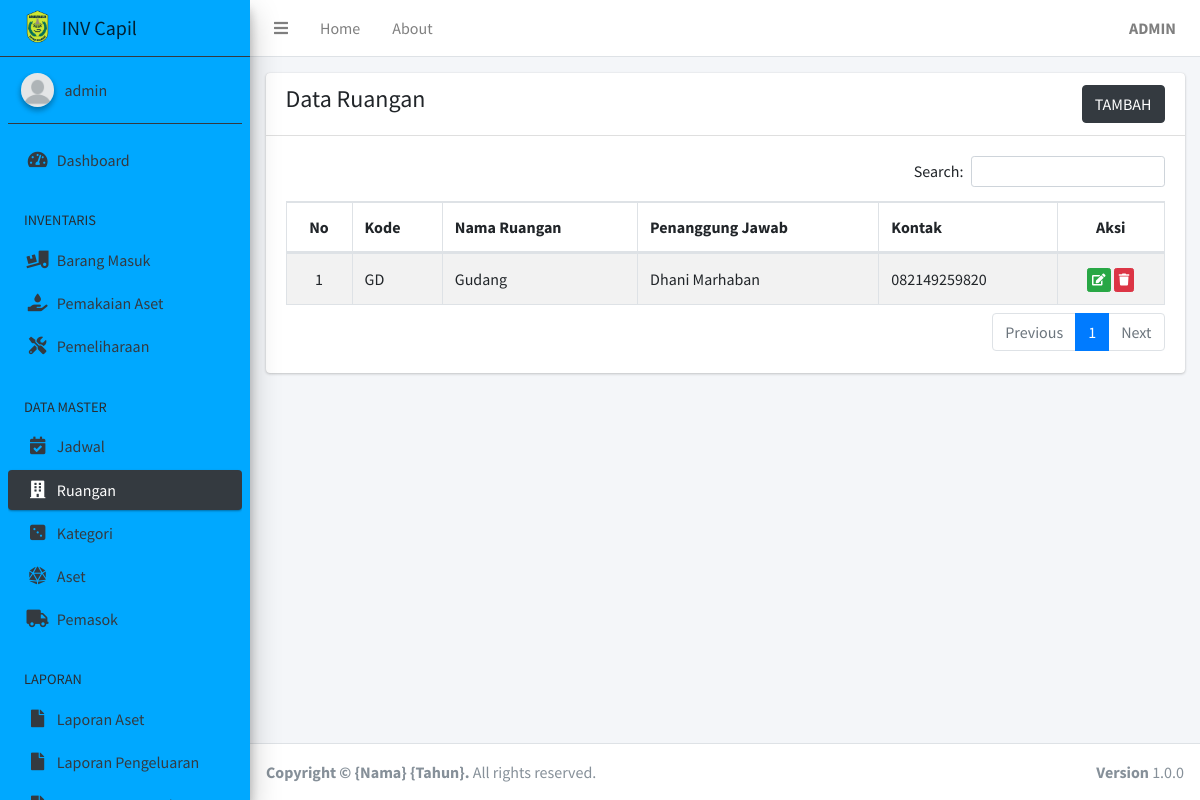
Page /data_ruangan.php (signed in) on the committed database.
### tables this page shows
CREATE TABLE `ruangan` (
  `id` int(6) NOT NULL,
  `kode` char(8) DEFAULT NULL,
  `nama` varchar(100) DEFAULT NULL,
  `penanggung_jawab` varchar(100) DEFAULT NULL,
  `kontak` char(13) DEFAULT NULL
);

### data_ruangan.php (the view, shortened to what this page needs)
<?php
require_once "layouts/header.php";
require_once "app/koneksi.php";
?>
<div class="row">
  <div class="col-12">
    <div class="card">
      <div class="card-header">
        <div class="row">
          <div class="col-md-6">
            <h4>Data Ruangan</h4>
          </div>
          <div class="col-md-6 text-right">
            <a href="#" class="btn btn-primary" data-toggle="modal" data-target="#formModal">TAMBAH</a>
          </div>
        </div>
      </div>
      <div class="card-body">
        <table id="datatable" class="table table-bordered table-striped">
          <thead>
            <tr>
              <th class="text-center">No</th>
              <th>Kode</th>
              <th>Nama Ruangan</th>
              <th>Penanggung Jawab</th>
              <th>Kontak</th>
              <th class="text-center">Aksi</th>
            </tr>
          </thead>
          <tbody>
            <?php
            $no = 1;
            $ruangan = $conn->query("SELECT * FROM ruangan");
            while ($data = $ruangan->fetch_assoc()) :
            ?>
              <tr>
                <td class="text-center"><?= $no; ?></td>
                <td><?= $data['kode'] ?></td>
                <td><?= $data['nama'] ?></td>
                <td><?= $data['penanggung_jawab'] ?></td>
                <td><?= $data['kontak'] ?></td>
                <td class="text-center">
                  <a href="#" class="btn btn-success btn-xs" data-toggle="modal" data-target="#formModal" onclick='editForm(`<?= json_encode($data) ?>`)'>
                    <i class="fas fa-edit"></i>
                  </a>
                  <a href="#" class="btn btn-danger btn-xs" data-toggle="modal" data-target="#deleteModal" onclick='deleteModal(`hapus_ruangan.php?id=<?= $data["id"] ?>`, `Ruangan: [<?= $data["kode"] ?>] <?= $data["nama"] ?>`)'>
                    <i class="fas fa-trash"></i>
                  </a>
                </td>
              </tr>
            <?php endwhile; ?>
          </tbody>
        </table>
      </div>
    </div>
  </div>
</div>
<?php require_once "layouts/footer.php" ?>

### assets/css/style.css (style rules this page uses)
.btn-primary { background-color: #343a40; border-color: #343a40; }
.table tr td { vertical-align: middle; }

### rows in the picture
ruangan: kode "GD", nama "Gudang", penanggung_jawab "Dhani Marhaban", kontak "082149259820"

### other values in the picture
$user['nama'] "ADMIN"
$user['username'] "admin"
